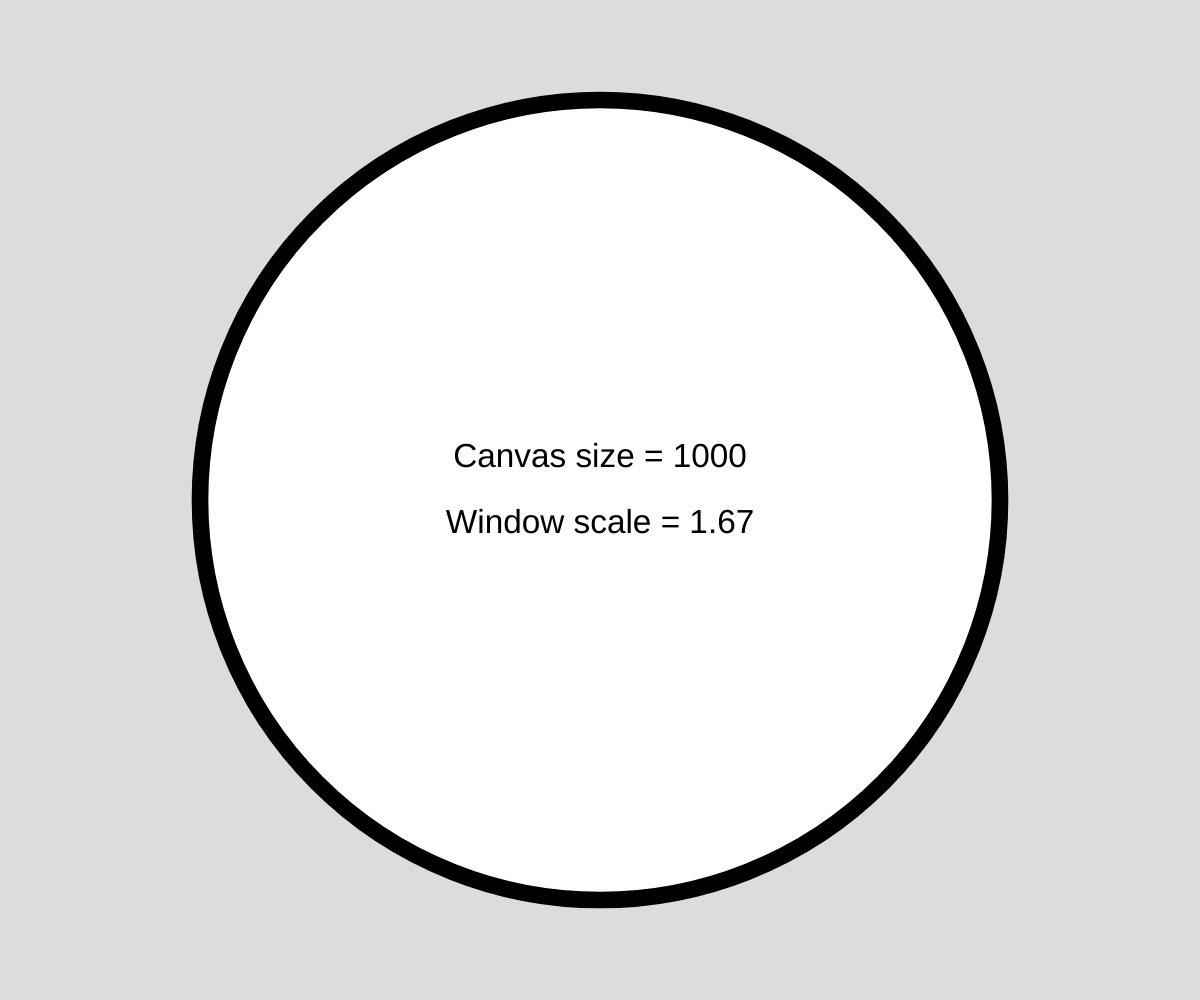
Frame 1 (no input)
Frame 60 (no input): identical to frame 1, image omitted
Frame 120 (the mouse pressed at the canvas centre since frame 60): identical to frame 1, image omitted

The p5.js sketch that drew this single still picture (run headless with seeded random() and noise() and a simulated clock; from frame 60 on, the mouse is pressed at the canvas centre):

// p5.js sketch
// ── sketch.js
// Activate when publishing
p5.disableFriendlyErrors = false;

// Here is a combination of three useful tricks:
//
//   1. draw a square canvas that fits in the current window
//   2. scale the content based on the canvas size
//   3. center the canvas within the page
//
// Try resizing your sketch window to see the effect

// **************************
// *       PARAMETERS       *
// **************************

const referenceSize = 600;
const hasMaxSize = false; // if true, then the canvas cannot be larger than the reference size
const isCentered = true; // if true the canvas will be vertically and horizontally centered

// **************************
// *    GLOBAL VARIABLES    *
// **************************

var canvasSize;
var windowScale;

// **************************
// *        EVENTS          *
// **************************

executeOnResize((w, h) => {
  console.log(`width=${w} height=${h}`);
  // Constrain the canvas to the smallest dimension of the window
  canvasSize = Math.min(w, h);

  if (hasMaxSize) {
    canvasSize = Math.min(referenceSize, canvasSize);
  }

  // windowScale goes from 0.0 to 1.0 as canvasSize goes from 0.0 to referenceSize
  windowScale = canvasSize / referenceSize;
});

// **************************
// *        PRELOAD         *
// **************************

function preload() {}

// **************************
// *          SETUP         *
// **************************

function setup() {
  setDimensions();
  if (isCentered) {
    centerCanvas();
  }
  createCanvas(windowWidth, windowHeight);
}

// **************************
// *          DRAW          *
// **************************

function draw() {
  background(220);

  var strokeW = 10 * windowScale; // the stroke will be 10 px when canvasSize == referenceSize
  var fontSize = 20 * windowScale; // the fontsize will be 40 when canvasSize == referenceSize

  // 💫sometimes it's more intuitive to deal with percentages of the canvas size
  var diameter = 0.8 * canvasSize; // the circle diameter is 80% of the canvas size

  // draw the content
  translate(width / 2, height / 2);
  fill("white");
  strokeWeight(strokeW);
  ellipse(0, 0, diameter);
  textSize(fontSize);
  textAlign(CENTER);
  fill("black");
  text("Canvas size = " + canvasSize, 0, -fontSize);
  text("Window scale = " + windowScale.toFixed(2), 0, fontSize);
}

// **************************
// *        RESIZE          *
// **************************

function windowResized() {
  console.log(`resize canvas to ${canvasSize}`);
  resizeCanvas(canvasSize, canvasSize);
}

function executeOnResize(callback) {
  window.addEventListener(
    "resize",
    callback(
      document.documentElement.clientWidth,
      document.documentElement.clientHeight
    )
  );
}

// **************************
// *         INPUT          *
// **************************

// Find key codes at http://keycode.info/
function keyPressed() {
  if (keyCode === 82) {
    console.log("R was pressed");
  } else if (keyCode === 67) {
    console.log("C was pressed");
  }
}

// **************************
// *         UTILS          *
// **************************

function setDimensions() {
  // This is how we constrain the canvas to the smallest dimension of the window
  canvasSize = min(windowWidth, windowHeight);

  if (hasMaxSize) {
    canvasSize = min(referenceSize, canvasSize);
  }

  // windowScale goes from 0.0 to 1.0 as canvasSize goes from 0.0 to referenceSize
  // if hasMaxSize is set to true, it will be clamped to 1.0 otherwise it keeps growing over 1.0
  windowScale = map(canvasSize, 0, referenceSize, 0, 1, hasMaxSize);
}

function centerCanvas() {
  var s = document.body.style;
  s.display = "flex";
  s.overflow = "hidden";
  s.height = "100vh";
  s.alignItems = "center";
  s.justifyContent = "center";
}
